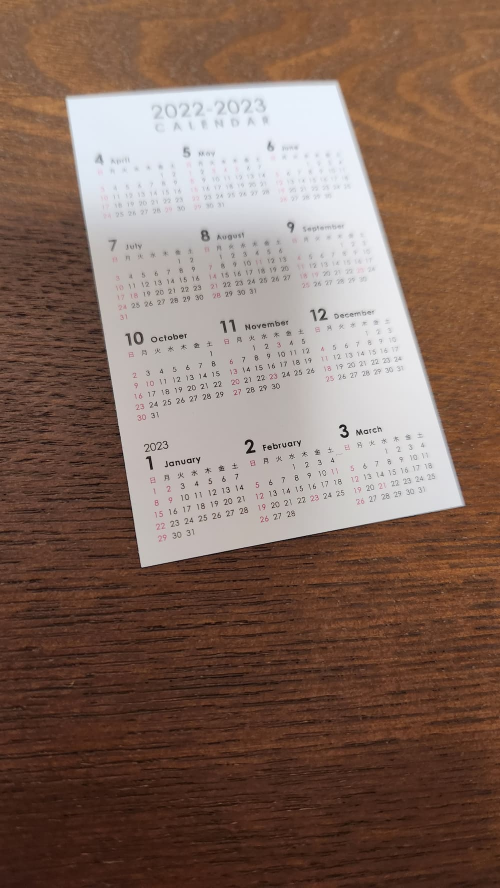
#> input picture assets/input.jpg, 1000 x 1776 px (shown at 1/2 size)
$ python transform.py --load_dir assets --save_dir out
#> lines starting #> are read from the running program, lines starting #| are printed output that depends on the picture; after the words box and inside, x2 and y2 are one past the last pixel; in counts of white or black regions, pixels touching at a corner belong together
import collections
from curses.textpad import rectangle
import cv2
import glob
import os
import argparse
import numpy as np


def find_contours(image, area_threshold=50000):
    image = cv2.cvtColor(image, cv2.COLOR_BGR2GRAY)
    _, image = cv2.threshold(image, 0, 255, cv2.THRESH_BINARY + cv2.THRESH_OTSU)
    contours, _ = cv2.findContours(image, cv2.RETR_EXTERNAL, cv2.CHAIN_APPROX_TC89_L1)

    # Approximate contours to line and get only rectangle
    rectangle_contours = []
    for con in contours:
        area = cv2.contourArea(con, False)
        if area > area_threshold:
            arcLength = cv2.arcLength(con, True)
            approx = cv2.approxPolyDP(con, 0.01*arcLength, True)
            if len(approx) == 4:
                rectangle_contours.append(approx)

    return rectangle_contours


def match_points(src_points, dst_points):
    assert len(src_points) == 4 and len(dst_points) == 4

    # Calc distances for all point pairs
    distances = []
    for src in src_points:
        distances_per_points = []
        for dst in dst_points:
            x_diff = src[0] - dst[0]
            y_diff = src[1] - dst[1]
            distance = x_diff * x_diff + y_diff * y_diff
            distances_per_points.append(distance)
        distances.append(distances_per_points)

    # Get nearest point index
    dst_points_order = []
    for dist in distances:
        min_dist = min(dist)
        min_index = dist.index(min_dist)
        dst_points_order.append(min_index)

    # If there are duplicates, avoid them by operation
    # TODO: Support this case
    if len(dst_points_order) != len(set(dst_points_order)):
        return src_points, dst_points

    reordered_dst_points = np.array([dst_points[i] for i in dst_points_order], dtype=np.float32)

    return src_points, reordered_dst_points


def warpPerspective(image, rectangle_contours):
    height = image.shape[0]
    width = image.shape[1]

    out_images = []
    for con in rectangle_contours:
        # Get the min rectangle that contains the trapezoid
        x_min = width
        x_max = 0
        y_min = height
        y_max = 0
        for point in con:
            if point[0][0] < x_min:
                x_min = point[0][0]
            if point[0][0] > x_max:
                x_max = point[0][0]
            if point[0][1] < y_min:
                y_min = point[0][1]
            if point[0][1] > y_max:
                y_max = point[0][1]
        crop_image = image[y_min:y_max, x_min:x_max]

        # Get the src and dst points for perspective transform
        # and reorder the dst points in order to match the src points
        src_points = np.array(
            [
                [con[0][0][0]-x_min, con[0][0][1]-y_min],
                [con[1][0][0]-x_min, con[1][0][1]-y_min],
                [con[2][0][0]-x_min, con[2][0][1]-y_min],
                [con[3][0][0]-x_min, con[3][0][1]-y_min]
            ],
            dtype=np.float32
        )
        dst_points = np.array(
            [
                [0, 0],
                [0, y_max-y_min],
                [x_max-x_min, y_max-y_min],
                [x_max-x_min, 0]
            ],
            dtype=np.float32
        )
        src_points, dst_points = match_points(src_points, dst_points)

        matrix = cv2.getPerspectiveTransform(src_points, dst_points)
        out_images.append(cv2.warpPerspective(crop_image, matrix, (x_max-x_min, y_max-y_min)))

    return out_images


if __name__ == '__main__':
    parser = argparse.ArgumentParser()
    parser.add_argument('--load_dir', type=str, required=True, help='input dir that contains rgb images')
    parser.add_argument('--save_dir', type=str, required=True, help='output dir that saves y, u and v images')
    parser.add_argument('--ext', type=str, default='jpg', help='search extension')
    parser.add_argument('--save_contour', action='store_true', help='specify if you want to save the image drawn the contour')
    args = parser.parse_args()

    files = sorted(glob.glob(os.path.join(args.load_dir, '*.' + args.ext)))
    for i, file in enumerate(files):
        file_name = os.path.splitext(os.path.basename(file))[0]

        image = cv2.imread(file)
#> image is the input picture: shape (1776, 1000, 3); mean B, G, R 93.3, 105.6, 130.6
        contours = find_contours(image)
#> in find_contours, `image = cv2.cvtColor(image, cv2.COLOR_BGR2GRAY)`:
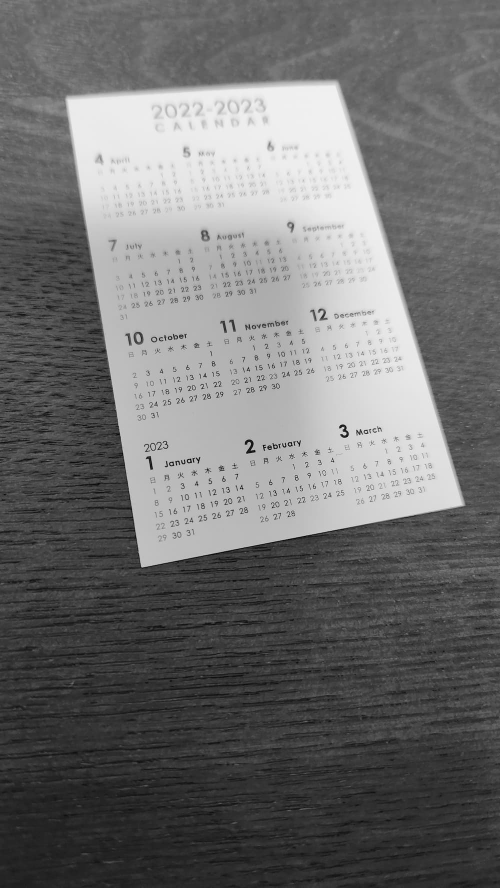
#> image: shape (1776, 1000) (shown at 1/2 size); min 0, max 255, mean 111.7
#> in find_contours, `_, image = cv2.threshold(image, 0, 255, cv2.THRESH_BINARY + cv2.THRESH..`:
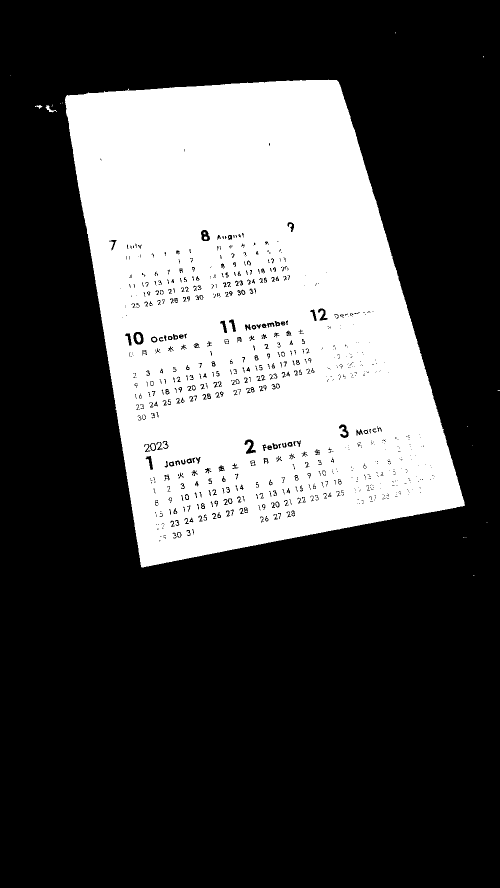
#> image: shape (1776, 1000) (shown at 1/2 size); 30.4% white; 119 white regions (102 under 20 px)
#> in find_contours, `contours, _ = cv2.findContours(image, cv2.RETR_EXTERNAL, cv2.CHAIN_APP..`: contours = 16 contours, 13 with area under 20; largest, box (x1, y1, x2, y2) and area: (130, 159, 930, 1135) 553285, (91, 211, 114, 225) 79, (70, 210, 85, 218) 32
#> the loop in find_contours, `for con in contours:` made 16 passes
#> (area, arcLength, approx) on pass 13: (553285, 3107.9, [[673, 160], [131, 194], [283, 1134], [929, 1010]])
#> area on passes 8 to 9: 79, 32
#> after the loop in find_contours, `for con in contours:`: rectangle_contours = [[[673, 160], [131, 194], [283, 1134], [929, 1010]]]
#> contours has the same summary as rectangle_contours in find_contours

        if args.save_contour:
            contour_image = image.copy()
            cv2.drawContours(contour_image, contours, -1, (0, 0, 255), 5)

            contour_dir = os.path.join(args.save_dir, file_name, 'contour')
            if not os.path.exists(contour_dir):
                os.makedirs(contour_dir)
            cv2.imwrite(os.path.join(contour_dir, 'contour.png'), contour_image)

        # TODO: Fix aspect ratio
        perspective_images = warpPerspective(image, contours)
#> the loop in warpPerspective, `for con in rectangle_contours:` made 1 pass
#> (con, src_points) on pass 1: ([[673, 160], [131, 194], [283, 1134], [929, 1010]], [[542, 0], [0, 34], [152, 974], [798, 850]])
#> pass 1, in warpPerspective, `crop_image = image[y_min:y_max, x_min:x_max]`:
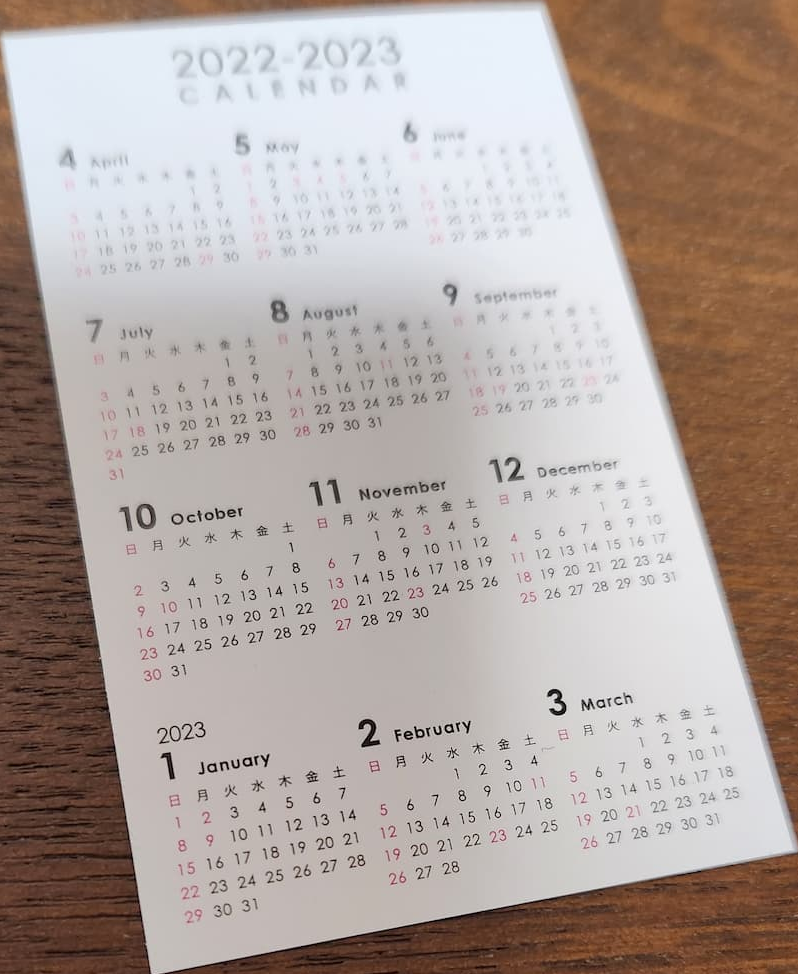
#> crop_image: shape (974, 798, 3); mean B, G, R 158.4, 164, 176.6
#> after the loop in warpPerspective, `for con in rectangle_contours:`: out_images = 1 item
#> perspective_images = 1 item
        for j, perspective_image in enumerate(perspective_images):
            perspective_dir = os.path.join(args.save_dir, file_name, 'perspective')
            if not os.path.exists(perspective_dir):
                os.makedirs(perspective_dir)
            cv2.imwrite(os.path.join(perspective_dir, '{:0=3}.png'.format(j)), perspective_image)
#> this loop made 1 pass
#> pass 1, `cv2.imwrite(os.path.join(perspective_dir, '{:0=3}.png'.format(j)), per..`:
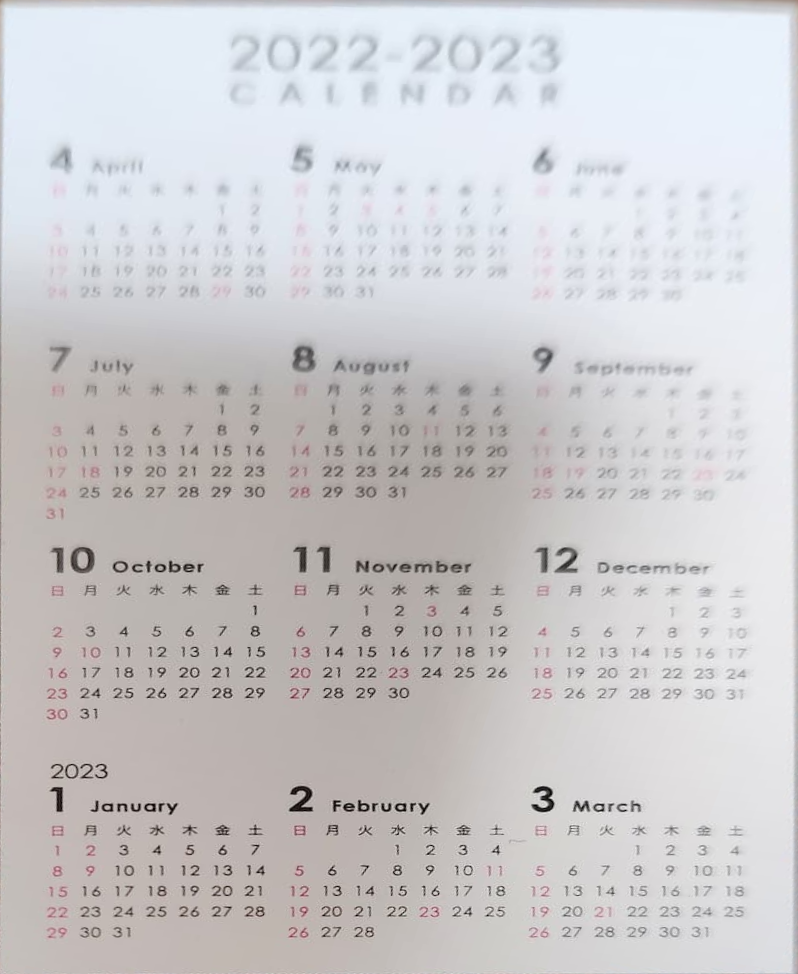
#> saved as 000.png: shape (974, 798, 3); mean B, G, R 204.5, 202.5, 204

        print('{} / {} finished! Detected {} rectangles.'.format(i+1, len(files), len(contours)))
#| 1 / 1 finished! Detected 1 rectangles.
